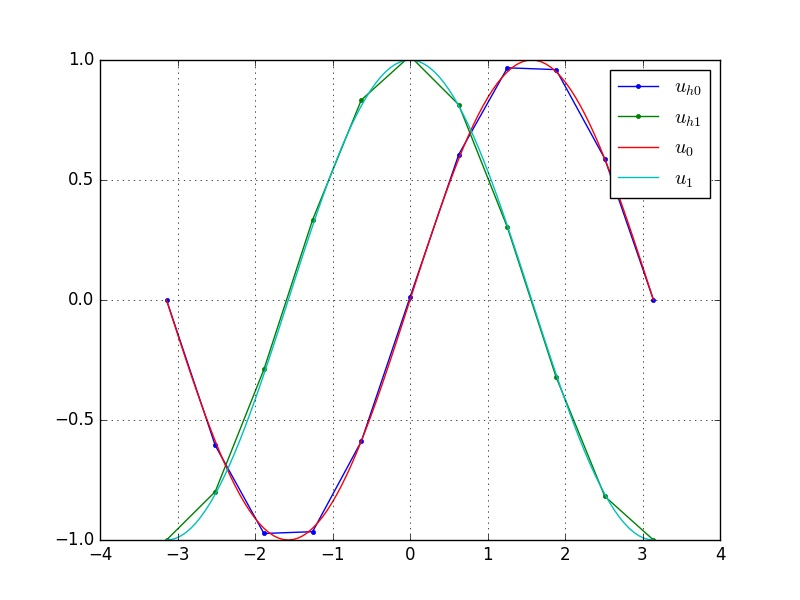

Write Python code to recreate this figure.
from __future__ import print_function, division
from fenics import *
import numpy as np
import matplotlib.pyplot as plt

#tolerance
tol=1e-14

# malha
mesh = IntervalMesh(10,-pi,pi)

# espaco
P1 = FiniteElement('P',interval,1)
element = MixedElement([P1,P1])
V = FunctionSpace(mesh, element)

#C.C.
def boundary(x,on_boundary):
    return on_boundary

bc = [DirichletBC(V.sub(0),Constant(0.0),boundary),
      DirichletBC(V.sub(1),Constant(-1.0),boundary)]
print(bc)

#MEF problem
u = TrialFunction(V)
v = TestFunction(V)
f0 = Expression('sin(x[0]) + cos(x[0])',
                degree=10)
f1 = Expression('cos(x[0]) - sin(x[0])',
                degree=10)
a  = u[0].dx(0)*v[0].dx(0)*dx
a += u[1]*v[0]*dx
a += u[1].dx(0)*v[1].dx(0)*dx
a -= u[0]*v[1]*dx
L  = f0*v[0]*dx
L += f1*v[1]*dx

#computa a sol
u = Function(V)
solve(a == L, u, bc)

#sol analitica
u0a = Expression('sin(x[0])',
                 degree=10)
u1a = Expression('cos(x[0])',
                 degree=10)

plot(u[0],mesh=mesh,marker='.',label=r"$u_{h0}$")
plot(u[1],mesh=mesh,marker='.',label=r"$u_{h1}$")
mesh = IntervalMesh(100,-pi,pi)
plot(u0a,mesh=mesh,label=r"$u_0$")
plot(u1a,mesh=mesh,label=r"$u_1$")
plt.legend(numpoints=1)
plt.grid('on')
plt.show()
